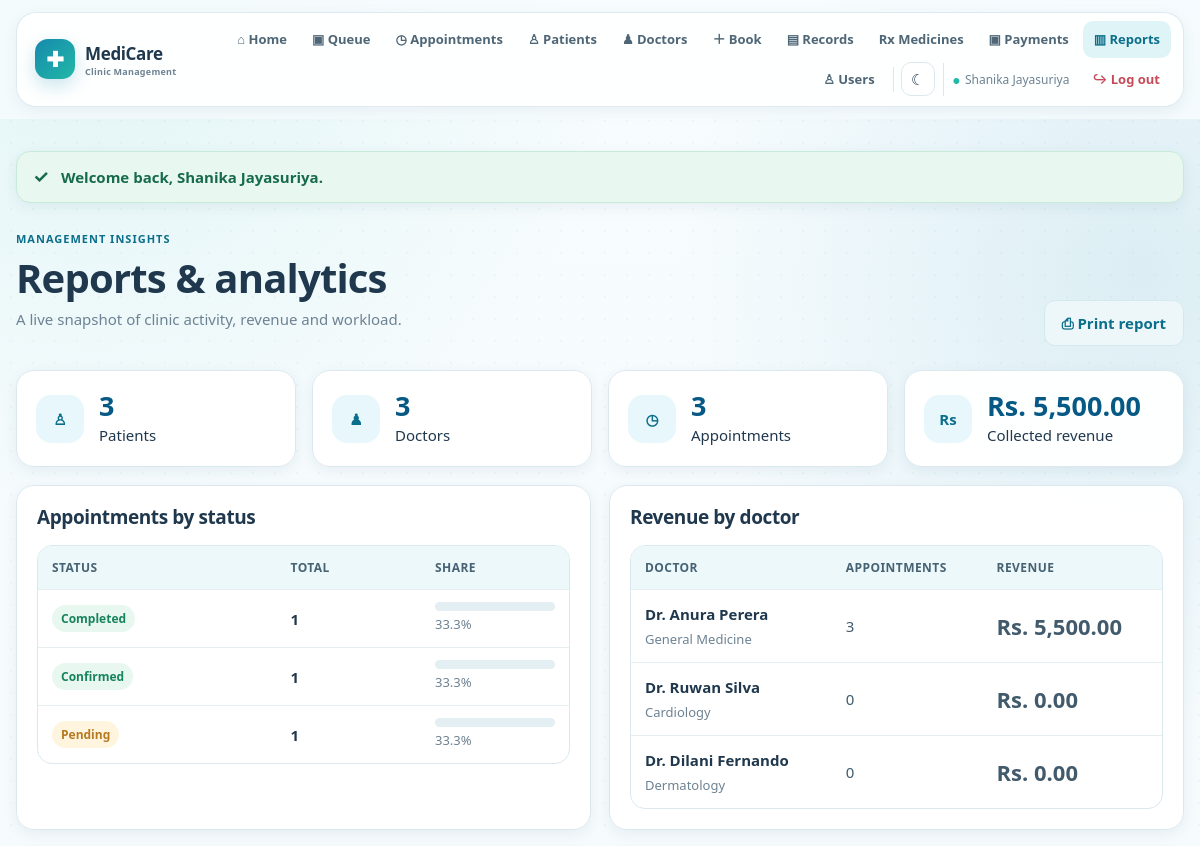
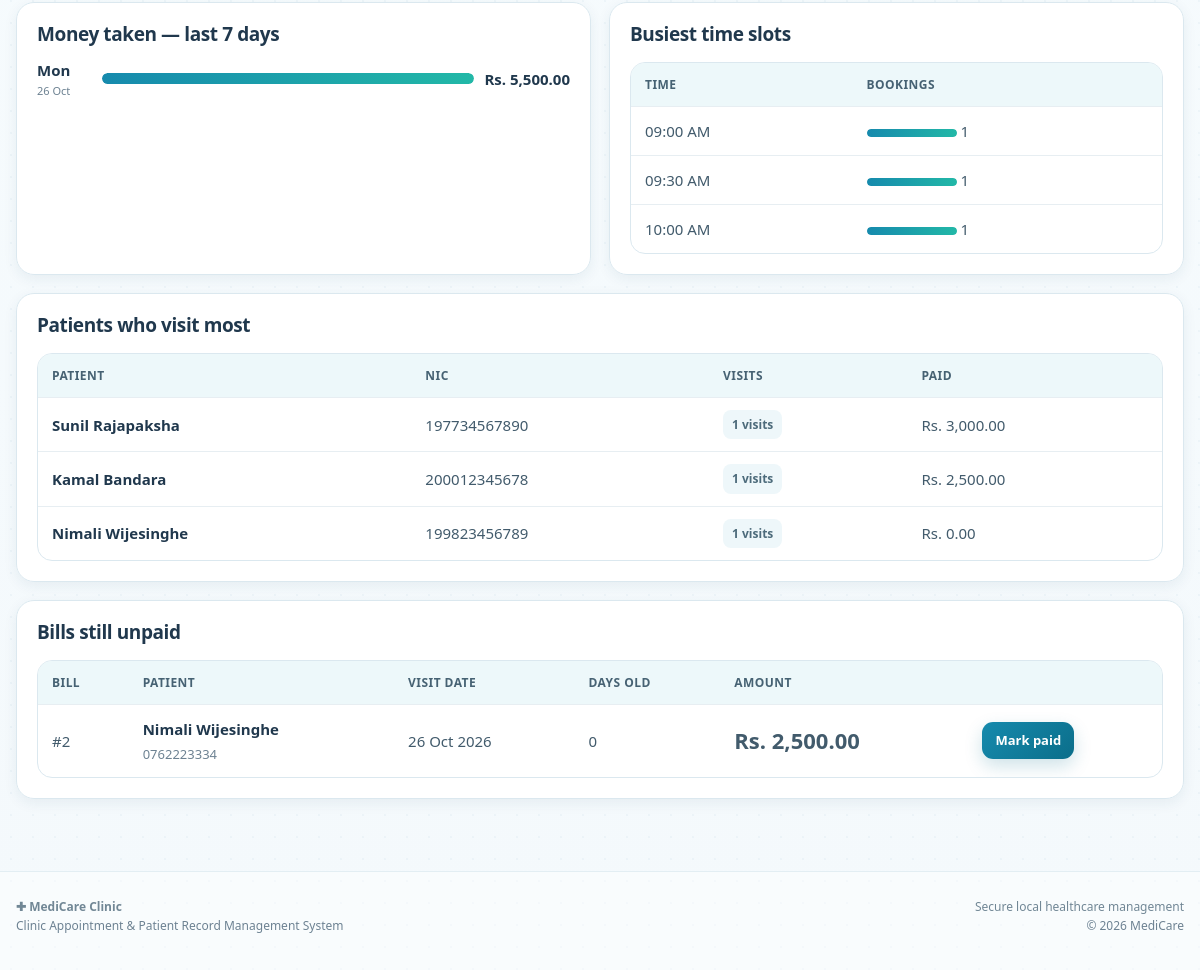
Page /index.php?page=staff/reports (signed in) on the committed database (2 pictures, top to bottom).
### tables this page shows
CREATE TABLE payment (
    Payment_ID     INT AUTO_INCREMENT PRIMARY KEY,
    Appointment_ID INT NOT NULL UNIQUE,
    Amount         DECIMAL(10,2),
    Payment_Date   DATE,
    Payment_Status ENUM('Paid','Not Paid','Refunded') DEFAULT 'Not Paid',
    CONSTRAINT fk_payment_appt FOREIGN KEY (Appointment_ID) REFERENCES appointment(Appointment_ID)
);

CREATE TABLE patient (
    Patient_ID      INT AUTO_INCREMENT PRIMARY KEY,
    NIC             VARCHAR(20) UNIQUE,
    First_Name      VARCHAR(50) NOT NULL,
    Last_Name       VARCHAR(50) NOT NULL,
    DOB             DATE,
    Gender          ENUM('Male','Female','Other'),
    Phone           VARCHAR(20),
    Email           VARCHAR(100),
    Address         VARCHAR(200),
    Registered_Date DATE DEFAULT (CURRENT_DATE),
    User_ID         INT,
    CONSTRAINT fk_patient_user FOREIGN KEY (User_ID) REFERENCES user_account(User_ID)
);

CREATE TABLE appointment (
    Appointment_ID   INT AUTO_INCREMENT PRIMARY KEY,
    Patient_ID       INT NOT NULL,
    Doctor_ID        INT NOT NULL,
    Schedule_ID      INT,
    Receptionist_ID  INT,
    Appointment_Date DATE NOT NULL,
    Time_Slot        TIME NOT NULL,
    Queue_No         INT,
    Status           ENUM('Pending','Confirmed','Completed','Cancelled','No-Show')
                     NOT NULL DEFAULT 'Pending',
    Reason           VARCHAR(255),
    Created_At       TIMESTAMP DEFAULT CURRENT_TIMESTAMP,

     
     
     
    Slot_Key TIME GENERATED ALWAYS AS (IF(Status = 'Cancelled', NULL, Time_Slot)) STORED,

    CONSTRAINT fk_appt_patient  FOREIGN KEY (Patient_ID)  REFERENCES patient(Patient_ID),
    CONSTRAINT fk_appt_doctor   FOREIGN KEY (Doctor_ID)   REFERENCES doctor(Doctor_ID),
    CONSTRAINT fk_appt_schedule FOREIGN KEY (Schedule_ID) REFERENCES doctor_schedule(Schedule_ID),
    CONSTRAINT fk_appt_recep    FOREIGN KEY (Receptionist_ID) REFERENCES receptionist(Receptionist_ID),
     
    CONSTRAINT uq_doctor_slot UNIQUE (Doctor_ID, Appointment_Date, Slot_Key)
);

### config/helpers.php (called while the page is built, shortened)
<?php
function e($value)
{
    return htmlspecialchars((string)$value, ENT_QUOTES, 'UTF-8');
}
function url($page = 'home')
{
    return 'index.php?page=' . $page;
}
function view($name, $data = [])
{
    extract($data);
    require __DIR__ . '/../views/layout/header.php';
    require __DIR__ . '/../views/' . $name . '.php';
    require __DIR__ . '/../views/layout/footer.php';
}
function date_label($date)
{
    return date('d M Y', strtotime($date));
}
function money($amount)
{
    return 'Rs. ' . number_format((float)$amount, 2);
}

### controllers/StaffController.php (called while the page is built, shortened)
<?php
class StaffController
{
    private $pdo;
    public function __construct($pdo)
    {
        $this->pdo = $pdo;
    }
    public function reports()
    {
        $report = new Report($this->pdo);
        view('staff/reports', [
            'summary'     => $report->summary(),
            'byStatus'    => $report->appointmentsByStatus(),
            'byDoctor'    => $report->revenueByDoctor(),
            'byDay'       => $report->revenueByDay(7),
            'busiest'     => $report->busiestSlots(6),
            'topPatients' => $report->topPatients(5),
            'outstanding' => $report->outstandingBills(),
            'title'       => 'Reports'
        ]);
    }
}

### index.php (called while the page is built, shortened)
<?php
require_once __DIR__ . '/config/database.php';
require_once __DIR__ . '/config/helpers.php';
require_once __DIR__ . '/controllers/StaffController.php';
$page = $_GET['page'] ?? 'home';
list($controllerName, $method) = $routes[$page];
$controller = new $controllerName($pdo);
$controller->$method();

### models/Billing.php (called while the page is built, shortened)
<?php
class Report
{
    private $pdo;
    public function __construct($pdo) { $this->pdo = $pdo; }
    public function summary()
    {
        return $this->pdo->query(
            "SELECT
               (SELECT COUNT(*) FROM patient)     AS patients,
               (SELECT COUNT(*) FROM doctor)      AS doctors,
               (SELECT COUNT(*) FROM appointment) AS appointments,
               (SELECT IFNULL(SUM(Amount),0) FROM payment WHERE Payment_Status='Paid')
                                                  AS revenue"
        )->fetch();
    }
    public function appointmentsByStatus()
    {
        return $this->pdo->query(
            "SELECT Status, COUNT(*) AS Total,
                    ROUND(COUNT(*) * 100.0 / (SELECT COUNT(*) FROM appointment), 1) AS Percent
             FROM appointment
             GROUP BY Status
             ORDER BY Total DESC"
        )->fetchAll();
    }
    public function revenueByDoctor()
    {
        return $this->pdo->query(
            "SELECT CONCAT('Dr. ',d.First_Name,' ',d.Last_Name) AS Doctor_Name,
                    s.Special_Name,
                    COUNT(a.Appointment_ID) AS Appointments,
                    IFNULL(SUM(CASE WHEN pay.Payment_Status='Paid'
                                    THEN pay.Amount ELSE 0 END),0) AS Revenue
             FROM doctor d
             LEFT JOIN specialization s ON d.Special_ID = s.Special_ID
             LEFT JOIN appointment a    ON a.Doctor_ID = d.Doctor_ID
                                       AND a.Status <> 'Cancelled'
             LEFT JOIN payment pay      ON pay.Appointment_ID = a.Appointment_ID
             GROUP BY d.Doctor_ID, Doctor_Name, s.Special_Name
             ORDER BY Revenue DESC"
        )->fetchAll();
    }
    public function revenueByDay($days = 7)
    {
        return $this->pdo->query(
            "SELECT Payment_Date, COUNT(*) AS Payments, SUM(Amount) AS Total
             FROM payment
             WHERE Payment_Status = 'Paid'
               AND Payment_Date >= DATE_SUB(CURDATE(), INTERVAL " . (int)$days . " DAY)
             GROUP BY Payment_Date
             ORDER BY Payment_Date DESC"
        )->fetchAll();
    }
    public function busiestSlots($limit = 6)
    {
        return $this->pdo->query(
            "SELECT TIME_FORMAT(Time_Slot,'%h:%i %p') AS Slot, COUNT(*) AS Bookings
             FROM appointment
             WHERE Status <> 'Cancelled'
             GROUP BY Time_Slot
             ORDER BY Bookings DESC, Time_Slot
             LIMIT " . (int)$limit
        )->fetchAll();
    }
    public function topPatients($limit = 5)
    {
        return $this->pdo->query(
            "SELECT CONCAT(p.First_Name,' ',p.Last_Name) AS Patient_Name, p.NIC,
                    COUNT(a.Appointment_ID) AS Visits,
                    IFNULL(SUM(CASE WHEN pay.Payment_Status='Paid'
                                    THEN pay.Amount ELSE 0 END),0) AS Paid
             FROM patient p
             JOIN appointment a    ON a.Patient_ID = p.Patient_ID
             LEFT JOIN payment pay ON pay.Appointment_ID = a.Appointment_ID
             WHERE a.Status <> 'Cancelled'
             GROUP BY p.Patient_ID, Patient_Name, p.NIC
             ORDER BY Visits DESC, Paid DESC
             LIMIT " . (int)$limit
        )->fetchAll();
    }
    public function outstandingBills()
    {
        return $this->pdo->query(
            "SELECT pay.Payment_ID, pay.Amount, a.Appointment_Date,
                    CONCAT(p.First_Name,' ',p.Last_Name) AS Patient_Name, p.Phone,
                    DATEDIFF(CURDATE(), a.Appointment_Date) AS Days_Old
             FROM payment pay
             JOIN appointment a ON pay.Appointment_ID = a.Appointment_ID
             JOIN patient p     ON a.Patient_ID = p.Patient_ID
             WHERE pay.Payment_Status = 'Not Paid'
             ORDER BY Days_Old DESC"
        )->fetchAll();
    }
}

### views/staff/reports.php (the view)
<div class="page-heading">
    <div><span class="eyebrow">Management insights</span><h1>Reports &amp; analytics</h1><p class="muted">A live snapshot of clinic activity, revenue and workload.</p></div>
    <button class="btn btn-light no-print" type="button" onclick="window.print()">⎙ Print report</button>
</div>
<div class="stats-grid">
    <div class="card stat-card"><span class="stat-icon">♙</span><div><span class="stat-no"><?= (int)$summary['patients'] ?></span><span>Patients</span></div></div>
    <div class="card stat-card"><span class="stat-icon">♟</span><div><span class="stat-no"><?= (int)$summary['doctors'] ?></span><span>Doctors</span></div></div>
    <div class="card stat-card"><span class="stat-icon">◷</span><div><span class="stat-no"><?= (int)$summary['appointments'] ?></span><span>Appointments</span></div></div>
    <div class="card stat-card"><span class="stat-icon">Rs</span><div><span class="stat-no money-stat"><?= money($summary['revenue']) ?></span><span>Collected revenue</span></div></div>
</div>
<div class="report-grid">
<section class="report-panel"><h2>Appointments by status</h2>
<table class="table"><thead><tr><th>Status</th><th>Total</th><th>Share</th></tr></thead><tbody>
<?php foreach ($byStatus as $s): ?><tr><td><span class="badge badge-<?= strtolower(str_replace('-', '', $s['Status'])) ?>"><?= e($s['Status']) ?></span></td><td><strong><?= (int)$s['Total'] ?></strong></td><td><div class="bar"><span class="bar-fill" style="width: <?= min(100, (float)$s['Percent']) ?>%"></span></div><span class="small muted"><?= (float)$s['Percent'] ?>%</span></td></tr><?php endforeach; ?>
</tbody></table></section>
<section class="report-panel"><h2>Revenue by doctor</h2>
<table class="table"><thead><tr><th>Doctor</th><th>Appointments</th><th>Revenue</th></tr></thead><tbody>
<?php foreach ($byDoctor as $d): ?><tr><td><strong><?= e($d['Doctor_Name']) ?></strong><br><span class="muted small"><?= e($d['Special_Name']) ?></span></td><td><?= (int)$d['Appointments'] ?></td><td class="total"><?= money($d['Revenue']) ?></td></tr><?php endforeach; ?>
</tbody></table></section>
</div>
<div class="report-grid">
<section class="report-panel"><h2>Money taken — last 7 days</h2>
<?php if (!$byDay): ?><div class="empty-mini">No payments in the last 7 days.</div><?php else: ?>
<div class="chart-list"><?php $maxDay = 0; foreach ($byDay as $d) { $maxDay = max($maxDay, (float)$d['Total']); } foreach ($byDay as $d): $pct = $maxDay > 0 ? ((float)$d['Total'] / $maxDay) * 100 : 0; ?><div class="chart-row"><div><strong><?= date('D', strtotime($d['Payment_Date'])) ?></strong><span><?= date('d M', strtotime($d['Payment_Date'])) ?></span></div><div class="chart-track"><span style="width: <?= $pct ?>%"></span></div><strong><?= money($d['Total']) ?></strong></div><?php endforeach; ?></div>
<?php endif; ?></section>
<section class="report-panel"><h2>Busiest time slots</h2>
<?php if (!$busiest): ?><div class="empty-mini">No appointment data yet.</div><?php else: ?>
<table class="table"><thead><tr><th>Time</th><th>Bookings</th></tr></thead><tbody><?php foreach ($busiest as $s): ?><tr><td><?= e($s['Slot']) ?></td><td><div class="inline-meter"><span style="width: <?= min(100, ((int)$s['Bookings'] / max(1, (int)$busiest[0]['Bookings'])) * 100) ?>%"></span></div> <?= (int)$s['Bookings'] ?></td></tr><?php endforeach; ?></tbody></table>
<?php endif; ?></section>
</div>
<section class="report-panel full-panel"><h2>Patients who visit most</h2>
<table class="table"><thead><tr><th>Patient</th><th>NIC</th><th>Visits</th><th>Paid</th></tr></thead><tbody>
<?php foreach ($topPatients as $p): ?><tr><td><strong><?= e($p['Patient_Name']) ?></strong></td><td><?= e($p['NIC']) ?></td><td><span class="tag"><?= (int)$p['Visits'] ?> visits</span></td><td><?= money($p['Paid']) ?></td></tr><?php endforeach; ?>
</tbody></table></section>
<section class="report-panel full-panel"><h2>Bills still unpaid</h2>
<?php if (!$outstanding): ?><div class="empty-mini success-mini">✓ Nothing outstanding.</div><?php else: ?>
<table class="table"><thead><tr><th>Bill</th><th>Patient</th><th>Visit date</th><th>Days old</th><th>Amount</th><th></th></tr></thead><tbody>
<?php foreach ($outstanding as $o): ?><tr><td>#<?= (int)$o['Payment_ID'] ?></td><td><strong><?= e($o['Patient_Name']) ?></strong><br><span class="muted small"><?= e($o['Phone']) ?></span></td><td><?= date_label($o['Appointment_Date']) ?></td><td><?= (int)$o['Days_Old'] ?></td><td class="total"><?= money($o['Amount']) ?></td><td><a class="btn btn-small" href="<?= url('staff/payments') ?>&paid=<?= (int)$o['Payment_ID'] ?>">Mark paid</a></td></tr><?php endforeach; ?>
</tbody></table><?php endif; ?></section>

### rows in the picture
payment: Payment_ID "2", Patient_Name "Nimali Wijesinghe", patient.Phone "0762223334", Appointment_ID.Appointment_Date "26 Oct 2026", Days_Old "0", Amount "Rs. 2,500.00"

### other values in the picture
user_name() "Shanika Jayasuriya"
$flash['text'] "Welcome back, Shanika Jayasuriya."
$summary['patients'] "3"
$summary['doctors'] "3"
$summary['appointments'] "3"
money($summary['revenue']) "Rs. 5,500.00"
$s['Status'] "Completed"
$s['Total'] "1"
$s['Percent'] "33.3"
$s['Status'] "Confirmed"
$s['Status'] "Pending"
$d['Doctor_Name'] "Dr. Anura Perera"
$d['Special_Name'] "General Medicine"
$d['Appointments'] "3"
money($d['Revenue']) "Rs. 5,500.00"
